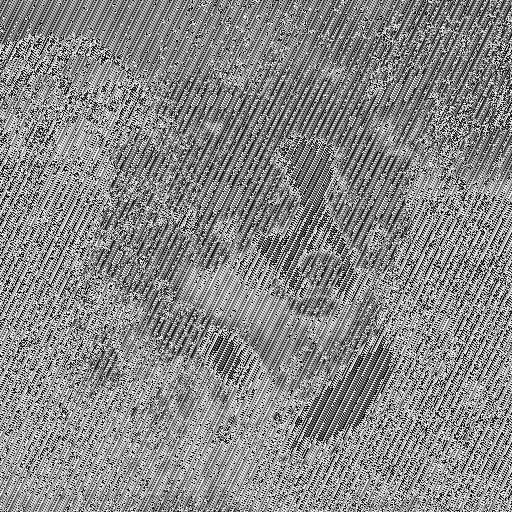
%> input picture Matlab(projekty,lab) uczelniane/STIOD/33.png, 512 x 512 px
$ octave obrazek.m   (GNU Octave 9; MATLAB toolbox functions it lacks are replaced by stand-ins)
%> lines starting %> are read from the running program, lines starting %| are printed output that depends on the picture
### Matlab(projekty,lab) uczelniane/STIOD/1/fDejednorazowy.m
function [tekst]=fDejednorazowy(szyfr, klucz)
tekst=zeros(1,length(szyfr));%zmienna do przechowania odszyfrowanego tekstu
%szyfrowanie tekstu
for i=1:length(szyfr)
    tekst(i)=szyfr(i)-klucz(mod(i-1,length(klucz))+1);
end
tekst=mod(tekst, 256);
end

### Matlab(projekty,lab) uczelniane/STIOD/1/obrazek.m
pic=imread('33.png');
%> pic is the input picture: size 512x512 uint8; min 0, max 255, mean 135.9
hasla = load('hasla.mat').hasla;
pic=double(pic);
%> pic: size 512x512 double
picpic=reshape(pic,1,[]);%zmiama macierzy na wektor
k=1;
key=[];
%autocorr(black,35) %haslo ma dlugosc 30
%seleckja kluczy o dlugosci 30
for i=1:5000
   if length(hasla{i})==30
    key{k}=hasla{i};
    k=k+1;
   end
end
klucz=double(key{1});
%odszyfrowanie obrazu 1 kluczem
odsz=fDejednorazowy(picpic, klucz);
hOdsz=histogram(odsz,255).Values(255);
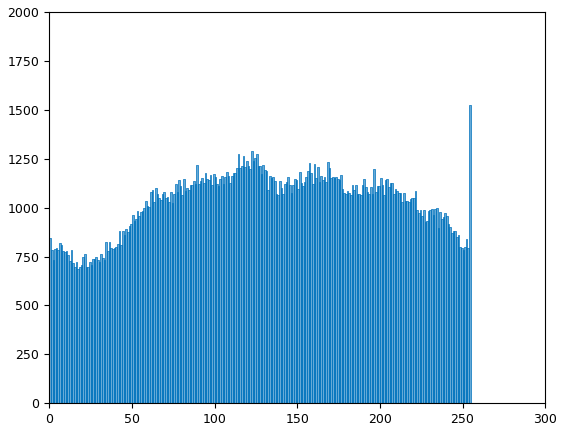
%> figure redrawn from the program's plot data; tallest bar 1525 high, from x = 254 to 255
%odszyfrowanie obrazu pozostalymi kluczami
for h=2:length(key)
    klucz=double(key{h});
%> (the run ends here)
